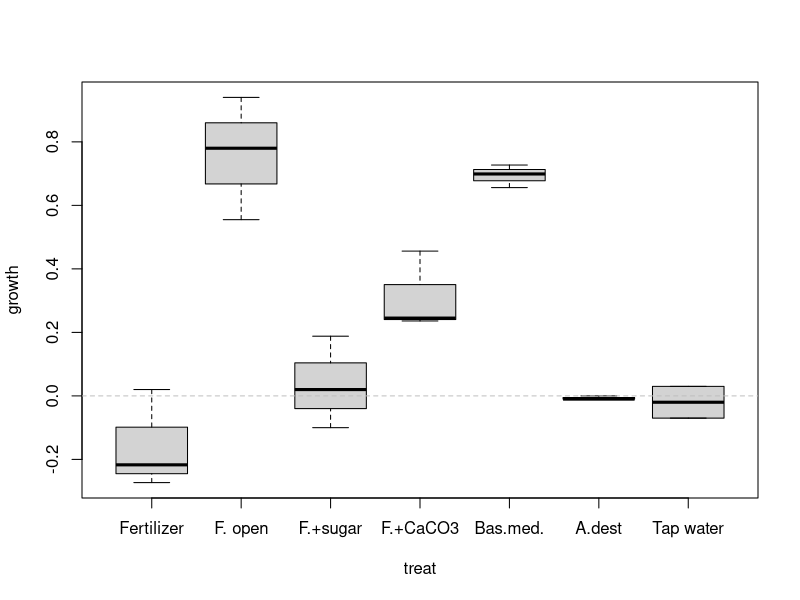
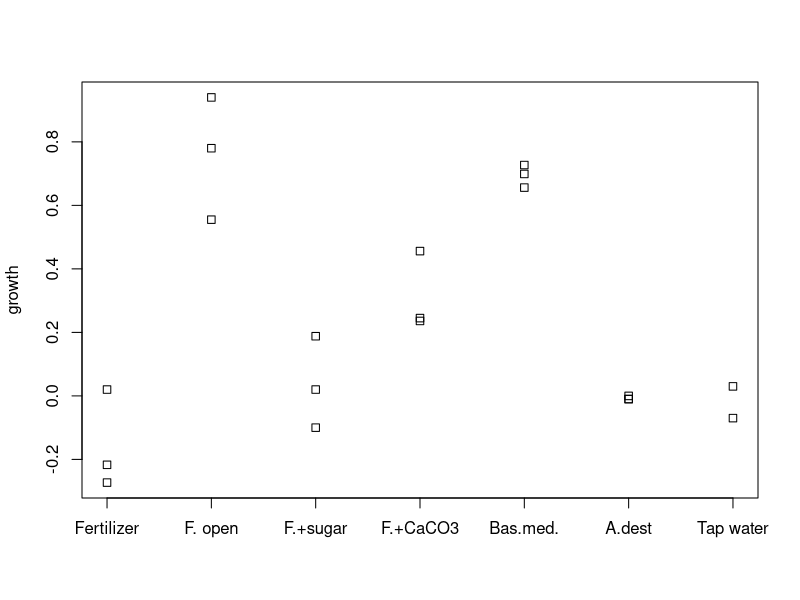
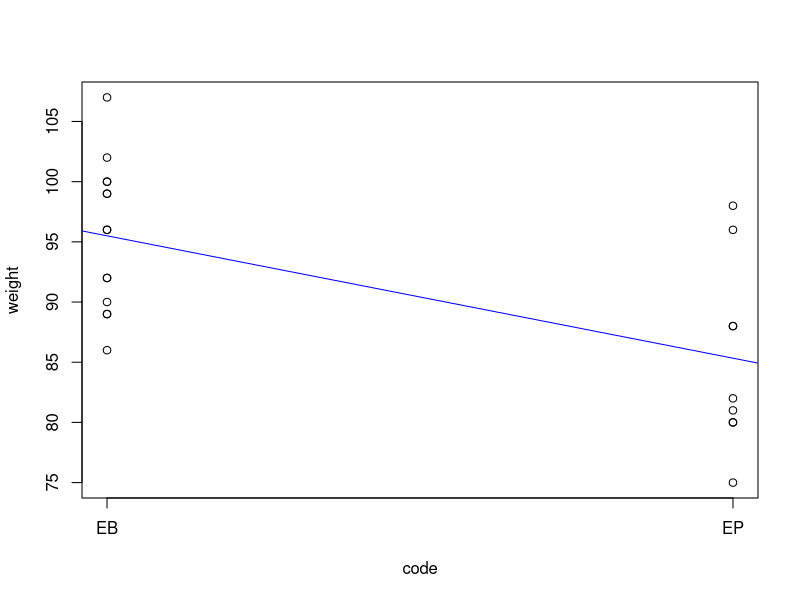
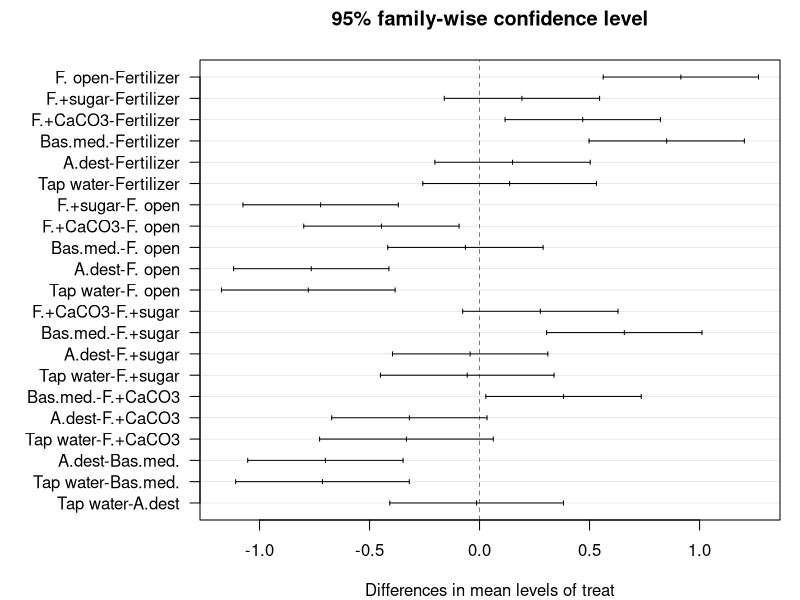
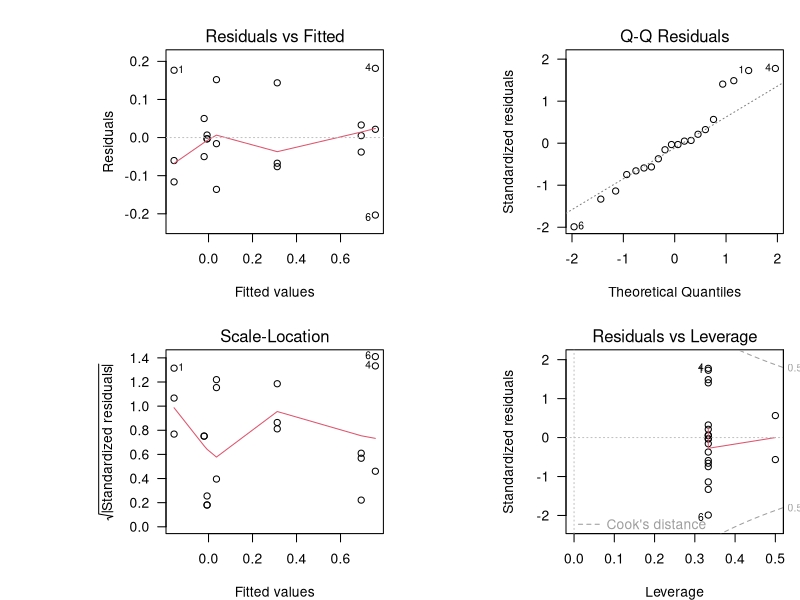
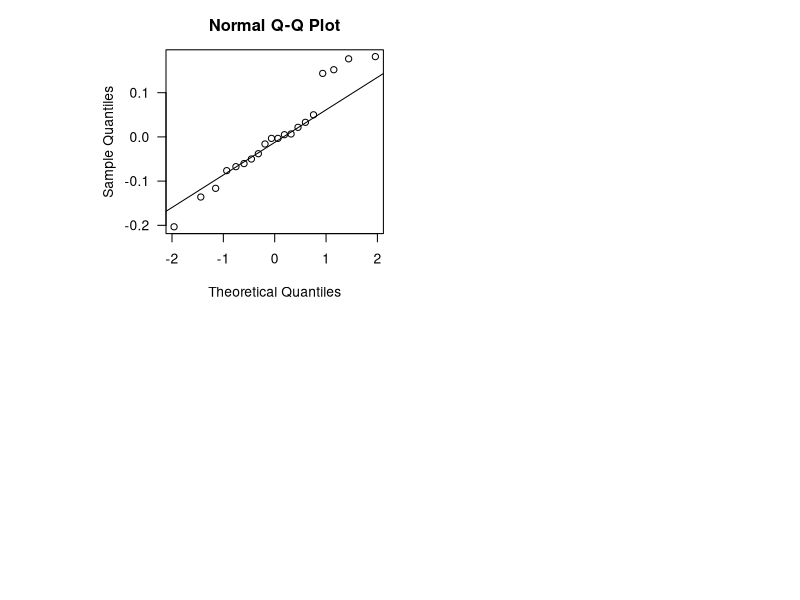
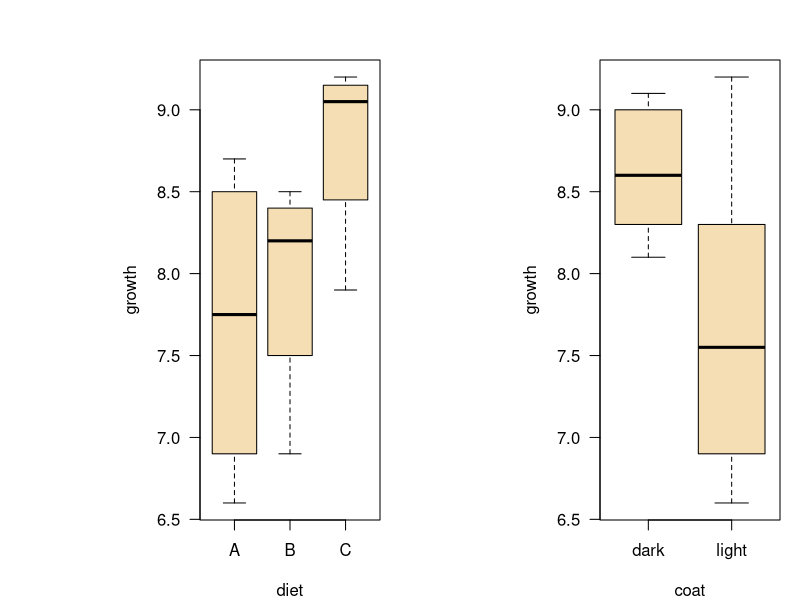
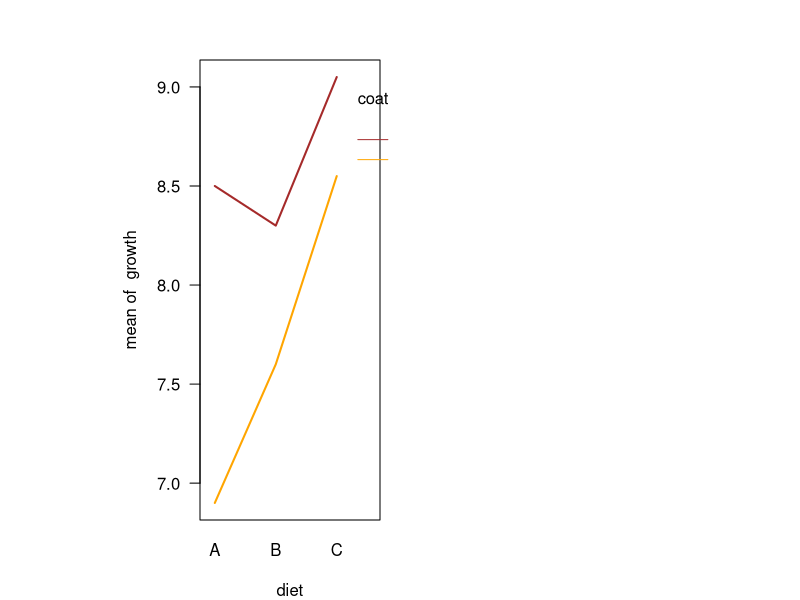

Source code (R) for these figures, in order:
## ---- chunk 1
knitr::opts_chunk$set(echo = FALSE)
library("dplyr")
library("tidyr")
library("kableExtra")
library("car")
mypar <- list(las=1, cex.lab=1.4, cex.axis=1.4, lwd=2)
## ---- chunk 2
algae <- data.frame(
  treat  = factor(c("Fertilizer", "Fertilizer", "Fertilizer", 
             "F. open", "F. open", "F. open", 
             "F.+sugar", "F.+sugar", "F.+sugar", 
             "F.+CaCO3", "F.+CaCO3", "F.+CaCO3", 
             "Bas.med.", "Bas.med.", "Bas.med.", 
             "A.dest", "A.dest", "A.dest", 
             "Tap water", "Tap water"),
             levels=c("Fertilizer", "F. open", "F.+sugar", 
                    "F.+CaCO3", "Bas.med.", "A.dest", "Tap water")),
  rep   = c(1, 2, 3, 1, 2, 3, 1, 2, 3, 1, 2, 3, 1, 2, 3, 1, 2, 3, 1, 2), 
  growth = c(0.02, -0.217, -0.273, 0.94, 0.78, 0.555, 0.188, -0.1, 0.02, 
             0.245, 0.236, 0.456, 0.699, 0.727, 0.656, -0.01, 0, -0.01, 0.03, -0.07)
)

xalgae <- 
  algae |> 
  pivot_wider(id_cols = treat, names_from = rep, values_from = growth, names_prefix = "replicate ")
## ---- chunk 3
#| label: tbl-algae-growth
#| tbl-cap: "Growth from day 2 to day 6 (relative units)"

xalgae |>
  kable('html') |> 
  kable_styling(bootstrap_options = "striped", full_width = FALSE)
## ---- chunk 4
algae |> 
  head(12) |>
  kable('html') |>
  kable_styling(bootstrap_options = c("striped"), full_width = FALSE)
## ---- chunk 5
algae <- data.frame(
  treat  = factor(c("Fertilizer", "Fertilizer", "Fertilizer", 
             "F. open", "F. open", "F. open", 
             "F.+sugar", "F.+sugar", "F.+sugar", 
             "F.+CaCO3", "F.+CaCO3", "F.+CaCO3", 
             "Bas.med.", "Bas.med.", "Bas.med.", 
             "A.dest", "A.dest", "A.dest", 
             "Tap water", "Tap water"),
             levels=c("Fertilizer", "F. open", "F.+sugar", 
                    "F.+CaCO3", "Bas.med.", "A.dest", "Tap water")),
  rep   = c(1, 2, 3, 1, 2, 3, 1, 2, 3, 1, 2, 3, 1, 2, 3, 1, 2, 3, 1, 2), 
  growth = c(0.02, -0.217, -0.273, 0.94, 0.78, 0.555, 0.188, -0.1, 0.02, 
             0.245, 0.236, 0.456, 0.699, 0.727, 0.656, -0.01, 0, -0.01, 0.03, -0.07)
)
## ---- chunk 6
boxplot(growth ~ treat, data = algae)
abline(h = 0, lty = "dashed", col = "grey")
## ---- chunk 7
stripchart(growth ~ treat, data = algae, vertical = TRUE)
## ---- chunk 8
clem <- data.frame(
  brand = c("EP", "EB", "EB", "EB", "EB", "EB", "EB", "EB", "EB", "EB", "EB", 
            "EB", "EB", "EB", "EP", "EP", "EP", "EP", "EP", "EP", "EP", "EB", "EP"),
  weight = c(88, 96, 100, 96, 90, 100, 92, 92, 102, 99, 86, 89, 99, 89, 75, 80, 
             81, 96, 82, 98, 80, 107, 88))
## ---- chunk 9
clem$code <- as.numeric(factor(clem$brand))
clem$code
## ---- chunk 10
plot(weight ~ code, data = clem, axes = FALSE)
m <- lm(weight ~ code, data = clem)
axis(1, at = c(1,2), labels = c("EB", "EP")); axis(2); box()
abline(m, col = "blue")
## ---- chunk 11
(var_tot <- var(clem$weight))
## ---- chunk 12
(var_res <- var(residuals(m)))
## ---- chunk 13
var_tot - var_res
## ---- chunk 14
anova(m)
## ---- chunk 15
t.test(weight ~ code, data = clem, var.equal=TRUE)
## ---- chunk 16
m <- lm(growth ~ treat, data = algae)
## ---- chunk 17
anova(m)
## ---- chunk 18
tk <- TukeyHSD(aov(m))
tk
## ---- chunk 19
par(las = 1)             # las = 1 make y annotation horizontal
par(mar = c(4, 10, 3, 1)) # more space at the left for axis annotation
plot(tk)
## ---- chunk 20
par(mfrow=c(2, 2))
plot(m)
## ---- chunk 21
fligner.test(growth ~ treat, 
             data = algae)
## ---- chunk 22
qqnorm(residuals(m))
qqline(residuals(m))
## ---- chunk 23
oneway.test(growth ~ treat, data = algae)
## ---- chunk 24
hams <- data.frame(No=1:12,
  growth =c(6.6, 7.2, 6.9, 8.3, 7.9, 9.2,
           8.3, 8.7, 8.1, 8.5, 9.1, 9.0),
  diet = rep(c("A", "B", "C"), each=2),
  coat = rep(c("light", "dark"), each=6)
)
## ---- chunk 25
hams <- data.frame(No = 1:12,
                   growth = c(6.6, 7.2, 6.9, 8.3, 7.9, 9.2,
                            8.3, 8.7, 8.1, 8.5, 9.1, 9.0),
                   diet = rep(c("A", "B", "C"), each=2),
                   coat = rep(c("light", "dark"), each=6)
                   )
## ---- chunk 26
hams %>% 
  kable('html') %>% 
  kable_styling(bootstrap_options = c("striped"), full_width = FALSE)
## ---- chunk 27
par(mfrow=c(1, 2))
boxplot(growth ~ diet, data = hams, col = "wheat")
boxplot(growth ~ coat, data = hams, col = "wheat")
## ---- chunk 28
m <- lm(growth ~ coat * diet, data = hams)
anova(m)
## ---- chunk 29
with(hams, interaction.plot(diet, coat, growth, 
                            col = c("brown", "orange"), lty = 1, lwd = 2))
## ---- chunk 30
par(mfrow=c(1, 2))
par(cex=1.2, las=1)
qqnorm(residuals(m))
qqline(residuals(m))

plot(residuals(m)~fitted(m))
abline(h=0)
## ---- chunk 31
fligner.test(growth ~ interaction(coat, diet), data=hams)
## ---- chunk 32
mcyst <-  data.frame(treat = factor(c(rep("Control", 5),
                                       rep("MCYST", 5),
                                       rep("Subst A", 5)),
                                levels=c("Control", "MCYST", "Subst A")),
                      mu   = c(0.086, 0.101, 0.086, 0.086, 0.099,
                               0.092, 0.088, 0.093, 0.088, 0.086,
                               0.095, 0.102, 0.106, 0.106, 0.106)
                     )
## ---- chunk 33
par(mar=c(4, 8, 2, 1), las=1)
m <- lm(mu ~ treat, data=mcyst)
anova(m)
plot(TukeyHSD(aov(m)))
## ---- chunk 34
Control <- mcyst$mu[mcyst$treat == "Control"]
MCYST   <- mcyst$mu[mcyst$treat == "MCYST"]
SubstA  <- mcyst$mu[mcyst$treat == "Subst A"]
## ---- chunk 35
p1 <- t.test(Control, MCYST)$p.value
p2 <- t.test(Control, SubstA)$p.value
p3 <- t.test(MCYST, SubstA)$p.value
## ---- chunk 36
c(p1, p2, p3)
## ---- chunk 37
p.adjust(c(p1, p2, p3))
## ---- chunk 38
## Birth Weight Data see stats/demo/lm.glm.R
dobson <- data.frame(
  week = c(40, 38, 40, 35, 36, 37, 41, 40, 37, 38, 40, 38,
	 40, 36, 40, 38, 42, 39, 40, 37, 36, 38, 39, 40),
  weight = c(2968, 2795, 3163, 2925, 2625, 2847, 3292, 3473, 2628, 3176,
	    3421, 2975, 3317, 2729, 2935, 2754, 3210, 2817, 3126, 2539,
	    2412, 2991, 2875, 3231),
  sex = gl(2, 12, labels=c("M","F"))
)
plot(weight ~ week, data=dobson, col=c("blue", "red")[as.numeric(sex)], pch=16)
fem <- lm(weight ~ week, data=dobson, subset = sex=="F")
mal <- lm(weight ~ week, data=dobson, subset = sex=="M")
abline(fem, col = "red")
abline(mal, col = "blue")
## ---- chunk 39
boxplot(weight ~ sex,data=dobson, ylab="weight")
t.test(weight ~ sex, data=dobson, var.equal=TRUE)
## ---- chunk 40
m <- lm(weight ~ week * sex, data = dobson)
anova(m)
## ---- chunk 41
plot(weight ~ week, data=dobson, col=c("blue","red")[as.numeric(sex)], pch=16)
p <- coef(m)
abline(a=p[1], b=p[2], col="red")
abline(a=p[1]+p[3], b=p[2]+p[4], col="blue")

fem <- lm(weight ~ week, data=dobson, subset = sex=="F")
mal <- lm(weight ~ week, data=dobson, subset = sex=="M")
abline(fem, col="black", lty="dashed")
abline(mal, col="black", lty="dashed")
## ---- chunk 42
par(mar=c(4.1, 5.1, 1.1, 1.1))
par(cex=1.2, las=1)
par(mfrow=c(1,2))
boxplot(growth~diet, data=hams, col="wheat", xlab="diet", ylab="growth")
boxplot(growth~coat, data=hams, col="wheat", xlab="coat")
## ---- chunk 43
library("car")
m <- lm(growth ~ coat * diet, data = hams)
Anova(m, type="II")
## ---- chunk 44
hams <- data.frame(No=1:12,
                   growth=c(6.6, 7.2, 6.9, 8.3, 7.9, 9.2,
                            8.3, 8.7, 8.1, 8.5, 9.1, 9.0),
                   diet= rep(c("A", "B", "C"), each=2),
                   coat= rep(c("light", "dark"), each=6)
                   )
## ---- chunk 45
m1 <- lm(growth ~ diet * coat, data=hams)
m2 <- lm(growth ~ diet + coat, data=hams)
anova(m1, m2)
## ---- chunk 46
AIC(m1, m2)
## ---- chunk 47
m1 <- lm(growth ~ diet * coat, data=hams)
opt <- step(m1)
## ---- chunk 48
summary(opt)
